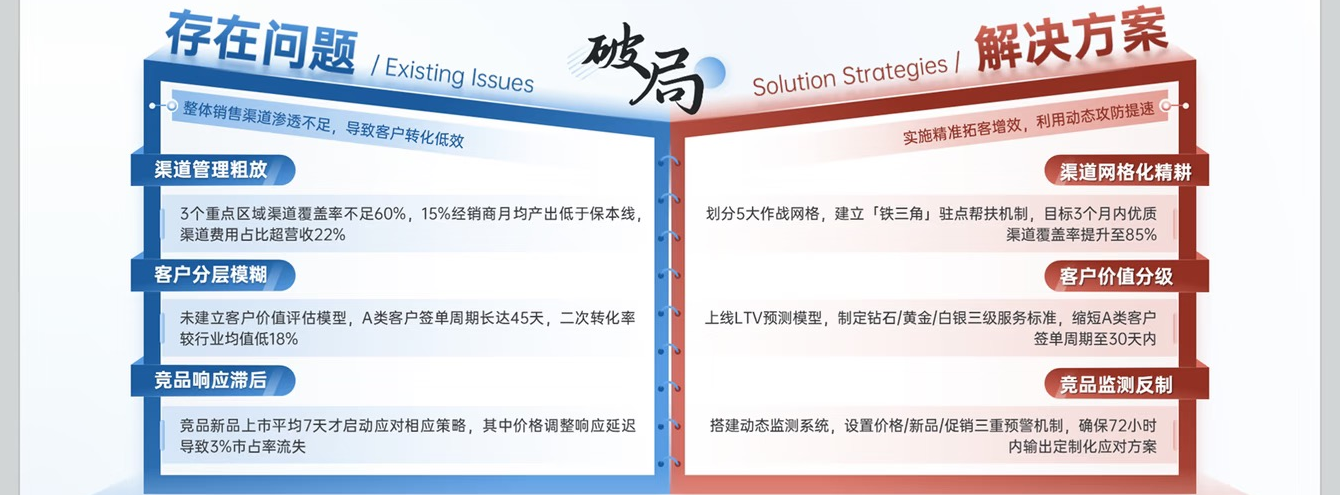
#> input picture assets/exact_folder_crop.png, 1340 x 495 px, given in place of slide_02.png, which was not available
$ python deep_inspect_header.py
#> lines starting #> are read from the running program, lines starting #| are printed output that depends on the picture; pictures that were not available may be replaced by others from this repository, and a replacement may not be noted
#> further down, raw is the input picture: PIL image 1340x495 RGB; mean R, G, B 219.6, 217.3, 223.3
### tools/render_and_diff.py
"""Enhanced render_and_diff with True Linear Gradients and High-Fidelity Bold Font Rendering."""

import os
import sys
import math
import argparse
from typing import List, Optional, Tuple, Union
from PIL import Image, ImageDraw, ImageFont
from pptx import Presentation
from pptx.enum.shapes import MSO_SHAPE


# [25 lines left out: functions hex_to_rgb, extract_gradient_colors, not called in this run]


def detect_inner_slide_canvas(img: Image.Image) -> Tuple[int, int, int, int]:
    """Detect the actual white/light slide bounding box within a screenshot with gray bezels."""
    w, h = img.size
#> w = 1340; h = 495
    top_edge, bottom_edge, left_edge, right_edge = 0, h - 1, 0, w - 1
#> top_edge = 0; bottom_edge = 494; left_edge = 0; right_edge = 1339

    # Top
    for y in range(0, h // 3):
        row = [img.getpixel((x, y)) for x in range(w // 4, 3 * w // 4, 10)]
        if sum(p[0] + p[1] + p[2] for p in row) / (3 * len(row)) > 240:
            top_edge = y
            break

    # Bottom
    for y in range(h - 1, 2 * h // 3, -1):
        row = [img.getpixel((x, y)) for x in range(w // 4, 3 * w // 4, 10)]
        if sum(p[0] + p[1] + p[2] for p in row) / (3 * len(row)) > 240:
            bottom_edge = y
            break

    # Left
    for x in range(0, w // 4):
        col = [img.getpixel((x, y)) for y in range(h // 4, 3 * h // 4, 10)]
        if sum(p[0] + p[1] + p[2] for p in col) / (3 * len(col)) > 240:
            left_edge = x
            break

    # Right
    for x in range(w - 1, 3 * w // 4, -1):
        col = [img.getpixel((x, y)) for y in range(h // 4, 3 * h // 4, 10)]
        if sum(p[0] + p[1] + p[2] for p in col) / (3 * len(col)) > 240:
            right_edge = x
            break

    # If image is already exact 16:9 ratio (e.g. 1440x810, 1920x1080) and not an uncropped screenshot
    if abs(w / h - 16.0 / 9.0) < 0.01:
        # Check if top-left and top-right are clean slide background
        corners = [img.getpixel((0, 0)), img.getpixel((w - 1, 0)), img.getpixel((0, h - 1)), img.getpixel((w - 1, h - 1))]
        avg_corner = sum(p[0] + p[1] + p[2] for p in corners) / (4 * 3)
        if avg_corner > 220:  # already clean canvas
            return 0, 0, w, h

    if (right_edge - left_edge > w * 0.7) and (bottom_edge - top_edge > h * 0.7):
        return left_edge, top_edge, right_edge, bottom_edge
    return 0, 0, w, h


# [320 lines left out: functions draw_linear_gradient, render_pptx_to_image, compare_and_generate_diff, main, not called in this run]


# [2 lines that do not run on import are left out]

### tools/deep_inspect_header.py
"""Deep inspect 核心战役完成度全景 and blue table header in input/slide_02.png."""

import os
import sys
from PIL import Image

sys.path.insert(0, os.path.abspath(os.path.join(os.path.dirname(__file__), "..")))
from tools.render_and_diff import detect_inner_slide_canvas

raw = Image.open("input/slide_02.png").convert("RGB")
cl, ct, cr, cb = detect_inner_slide_canvas(raw)
#> cl = 20; ct = 0; cr = 1319; cb = 473
canvas = raw.crop((cl, ct, cr, cb)).resize((1440, 810), Image.Resampling.LANCZOS)
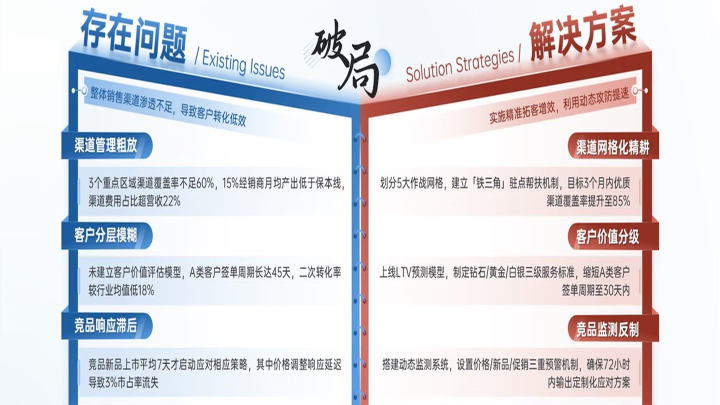
#> canvas: PIL image 1440x810 RGB (shown at 1/2 size); mean R, G, B 221.8, 219.9, 225.3

# 1. Crop Title area in canvas: around x: 50~700, y: 250~350
title_crop = canvas.crop((40, 240, 680, 360))
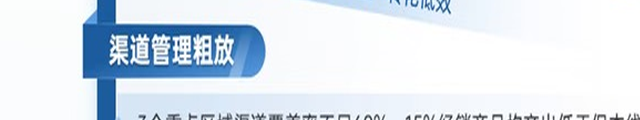
#> title_crop: PIL image 640x120 RGB; mean R, G, B 220.6, 230.3, 240.2
title_crop.save("output/crop_gt_title.png")

# 2. Crop Table header area: around x: 40~680, y: 320~400
header_crop = canvas.crop((40, 310, 680, 410))
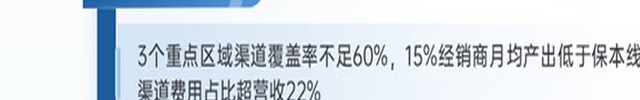
#> header_crop: PIL image 640x100 RGB; mean R, G, B 216.5, 224.3, 232.4
header_crop.save("output/crop_gt_header.png")

print(f"Canvas size: {canvas.size}")
#| Canvas size: (1440, 810)
# Let's find the exact horizontal bounding box of the black text "核心战役完成度全景"
p = canvas.load()
text_pixels = []
for y in range(260, 350):
    for x in range(50, 650):
        r, g, b = p[x, y]
        # Text is black/dark gray (R < 60, G < 60, B < 60)
        if r < 60 and g < 60 and b < 60:
            text_pixels.append((x, y))
#> after the loop, text_pixels = []

if text_pixels:
    min_x = min(pt[0] for pt in text_pixels)
    max_x = max(pt[0] for pt in text_pixels)
    min_y = min(pt[1] for pt in text_pixels)
    max_y = max(pt[1] for pt in text_pixels)
    h_px = max_y - min_y
    w_px = max_x - min_x
    print(f"[GT Title] Bounding box in 1440x810: X=[{min_x}, {max_x}] (W={w_px}), Y=[{min_y}, {max_y}] (H={h_px})")
    print(f"[GT Title] Center X: {(min_x + max_x) / 2:.1f} (in 0-1000: {((min_x + max_x) / 2) / 1440 * 1000:.1f})")
    print(f"[GT Title] In 0-1000 scale: box=[{min_x/1.44:.1f}, {min_y/0.81:.1f}, {w_px/1.44:.1f}, {h_px/0.81:.1f}]")
    print(f"[GT Title] Font physical height: {h_px} px -> approx {h_px * 0.667:.1f} pt")

# Let's inspect the clipboard white paper horizontal bounds at y=300
paper_x = []
for x in range(30, 700):
    r, g, b = p[x, 300]
    if r > 240 and g > 240 and b > 240:
        paper_x.append(x)
#> this loop made 670 passes
#> (r, g, b) on passes 1 to 3: (251, 252, 254), (251, 252, 254), (251, 252, 254)
#> after the loop, paper_x = 494 values from 30 to 699
if paper_x:
    paper_min = min(paper_x)
#> paper_min = 30
    paper_max = max(paper_x)
#> paper_max = 699
    print(f"[Paper X] [{paper_min}, {paper_max}] (Center X: {(paper_min+paper_max)/2:.1f} -> 0-1000: {((paper_min+paper_max)/2)/1.44:.1f})")
#| [Paper X] [30, 699] (Center X: 364.5 -> 0-1000: 253.1)

# Let's inspect the blue table header gradient colors
# Header is around y=330~380
header_blue_px = []
for y in range(310, 400):
    for x in range(50, 650):
        r, g, b = p[x, y]
        if b > 140 and r < 80 and g > 60:
            header_blue_px.append((x, y, (r, g, b)))
#> after the loop, header_blue_px = 2294 items

if header_blue_px:
    min_hy = min(pt[1] for pt in header_blue_px)
#> min_hy = 310
    max_hy = max(pt[1] for pt in header_blue_px)
#> max_hy = 399
    min_hx = min(pt[0] for pt in header_blue_px)
#> min_hx = 123
    max_hx = max(pt[0] for pt in header_blue_px)
#> max_hx = 293
    print(f"[Header Blue] Bounding box: X=[{min_hx}, {max_hx}], Y=[{min_hy}, {max_hy}]")
#| [Header Blue] Bounding box: X=[123, 293], Y=[310, 399]
    # Top color vs bottom color of the header bar
    top_colors = [pt[2] for pt in header_blue_px if pt[1] == min_hy + 2]
#> top_colors = 146 items, first 6: (62, 96, 151), (35, 80, 148), (45, 98, 172), (41, 97, 169), (36, 95, 161), (35, 98, 163)
    bot_colors = [pt[2] for pt in header_blue_px if pt[1] == max_hy - 2]
#> bot_colors = [(28, 94, 160), (25, 93, 160), (26, 94, 158), (26, 92, 153), (28, 92, 154), (28, 91, 159), (28, 91, 161), (30, 91, 157), (29, 92, 154), (27, 92, 155), (27, 92, 156), (27, 92, 156), (29, 91, 158), (29, 90, 158), (21, 81, 150), (42, 95, 156)]
    if top_colors:
        avg_top = tuple(sum(c[i] for c in top_colors)//len(top_colors) for i in range(3))
#> avg_top = (52, 117, 186)
        print(f"[Header Top Color] RGB={avg_top}, Hex=#{avg_top[0]:02X}{avg_top[1]:02X}{avg_top[2]:02X}")
#| [Header Top Color] RGB=(52, 117, 186), Hex=#3475BA
    if bot_colors:
        avg_bot = tuple(sum(c[i] for c in bot_colors)//len(bot_colors) for i in range(3))
#> avg_bot = (28, 91, 156)
        print(f"[Header Bottom Color] RGB={avg_bot}, Hex=#{avg_bot[0]:02X}{avg_bot[1]:02X}{avg_bot[2]:02X}")
#| [Header Bottom Color] RGB=(28, 91, 156), Hex=#1C5B9C

$ run again, on assets/slide1_3d_book.png
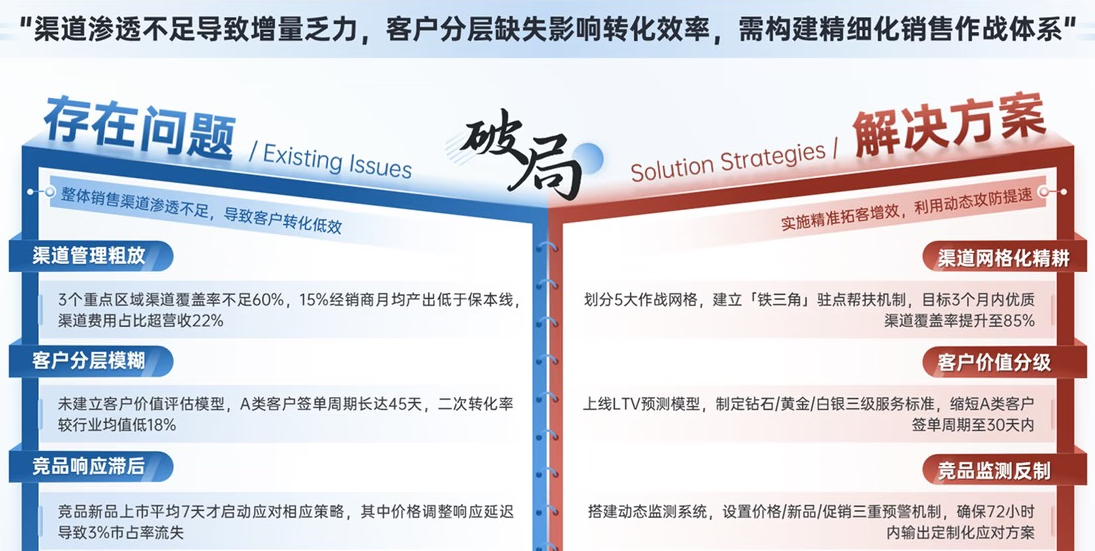
#> input picture assets/slide1_3d_book.png, 1095 x 551 px, given in place of slide_02.png, which was not available
#> raw is the input picture: PIL image 1095x551 RGB; mean R, G, B 214.5, 213.5, 220.4
#> cl = 0; ct = 58; cr = 1094; cb = 550
#> `title_crop = canvas.crop((40, 240, 680, 360))`:
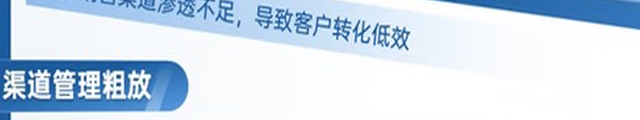
#> title_crop: PIL image 640x120 RGB; mean R, G, B 208.1, 222.9, 237.8
#> `header_crop = canvas.crop((40, 310, 680, 410))`:
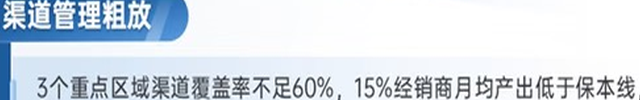
#> header_crop: PIL image 640x100 RGB; mean R, G, B 214.5, 223.1, 232
#| Canvas size: (1440, 810)
#> after the loop `for y in range(260, 350):`: text_pixels = []
#> the loop `for x in range(30, 700):` made 670 passes
#> (r, g, b) on passes 1 to 3: (33, 97, 159), (38, 101, 162), (42, 104, 165)
#> after the loop `for x in range(30, 700):`: paper_x = 421 values from 218 to 699
#> paper_min = 218
#> paper_max = 699
#| [Paper X] [218, 699] (Center X: 458.5 -> 0-1000: 318.4)
#> after the loop `for y in range(310, 400):`: header_blue_px = 2920 items
#> min_hy = 310
#> max_hy = 350
#> min_hx = 50
#> max_hx = 226
#| [Header Blue] Bounding box: X=[50, 226], Y=[310, 350]
#> top_colors = 52 items, first 6: (65, 105, 155), (79, 111, 159), (57, 100, 148), (51, 102, 150), (41, 95, 149), (38, 93, 153)
#> bot_colors = 136 items, first 6: (45, 105, 178), (46, 104, 176), (50, 107, 181), (52, 108, 184), (48, 107, 180), (48, 108, 177)
#> avg_top = (50, 110, 169)
#| [Header Top Color] RGB=(50, 110, 169), Hex=#326EA9
#> avg_bot = (60, 121, 187)
#| [Header Bottom Color] RGB=(60, 121, 187), Hex=#3C79BB
